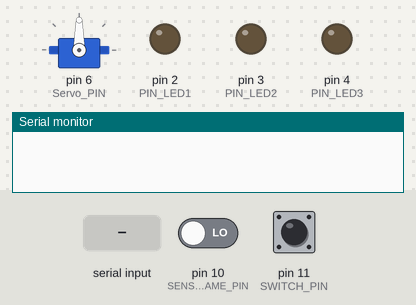
A sketch run on a simulated Arduino Uno, built with avr-gcc and run on an emulated ATmega328P. Parts: servo, output pins drawn as LEDs (lit = HIGH), the last lines printed to the serial monitor. Inputs (shaded band) come from the test bench; at power-on: pin 10 (SENSOR_FLAME_PIN) LOW, pin 11 (SWITCH_PIN) HIGH.

Above: at 1.2 s.
1.3 s: "func: motor_CLOSE\n" received over Serial
At 2.8 s:
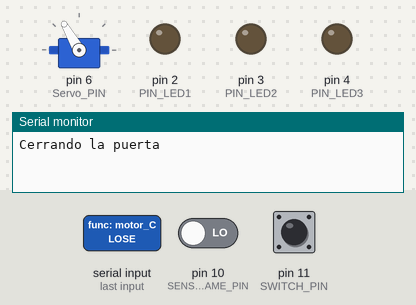
5.2 s: "func: motor_OPEN\n" received over Serial
At 6.0 s:
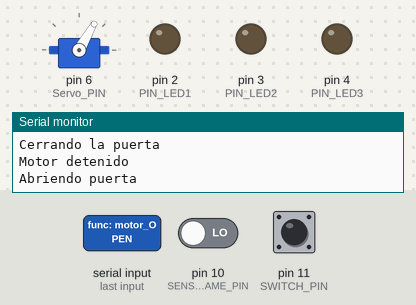
8.7 s: "func: luzsalaLED1_ON\n" received over Serial
At 10.0 s:
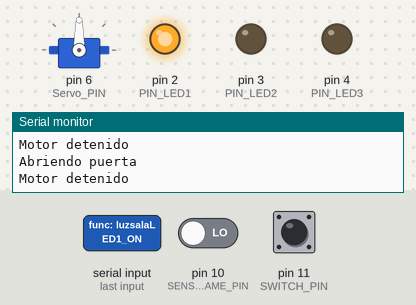
15.8 s: "func: motor_CLOSE\n" received over Serial
At 16.9 s:
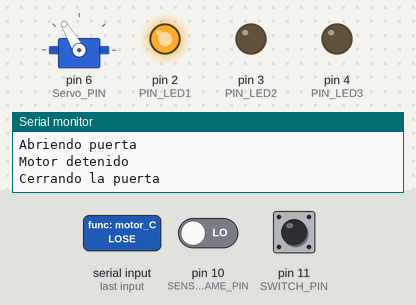
Timing chart, 0 to 19.7 s (numbered marks = the images above; inputs shaded):
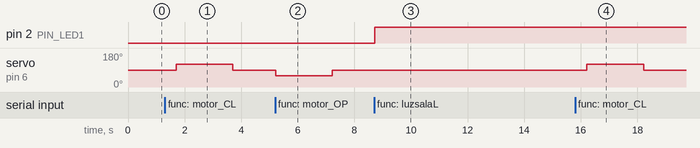

The sketch:

CasaModelo.ino
```cpp
#include <Servo.h>
#define PIN_LED1 2
#define PIN_LED2 3
#define PIN_LED3 4
#define SENSOR_FLAME_PIN 10
#define SWITCH_PIN 11  // Pin del switch de inclinación
#define Servo_PIN 6 //Pin del Servo Motor

// Variables de estado
String serverMessage;
bool flameSensor;
bool fire = false;
bool lastSwitchState = HIGH;  // Estado previo del switch
Servo motorServo;

void setup() {
  Serial.begin(9600);  // Iniciar comunicación serie

  // Configurar pines de los LEDs como salida
  pinMode(PIN_LED1, OUTPUT);
  pinMode(PIN_LED2, OUTPUT);
  pinMode(PIN_LED3, OUTPUT);
  pinMode(SENSOR_FLAME_PIN, INPUT);

  // Configurar el switch como entrada
  pinMode(SWITCH_PIN, INPUT);

  //Configuracion del Servo motor
  motorServo.attach(Servo_PIN);
  motorServo.write(90); // Iniciar detenido
}

void loop() {
  // Leer mensaje del servidor
  serverMessage = Serial.readStringUntil('\n');

  // Control de LEDs según el mensaje recibido
  if (serverMessage == "func: luzsalaLED1_ON") {
    digitalWrite(PIN_LED1, HIGH);
  } else if (serverMessage == "func: luzsalaLED1_OFF") {
    digitalWrite(PIN_LED1, LOW);
  } else if (serverMessage == "func: luzcuartoLED2_ON") {
    digitalWrite(PIN_LED2, HIGH);
  } else if (serverMessage == "func: luzcuartoLED2_OFF") {
    digitalWrite(PIN_LED2, LOW);
  } else if (serverMessage == "func: luzbañoLED3_ON") {
    digitalWrite(PIN_LED3, HIGH);
  } else if (serverMessage == "func: luzbañoLED3_OFF") {
    digitalWrite(PIN_LED3, LOW);
  }
  //Servo motor

  else if (serverMessage == "func: motor_CLOSE") {
    motorServo.write(120); // Gira en un sentido
    Serial.println("Cerrando la puerta");
    delay(2000); // Mantener el giro por 2 segundos
    motorServo.write(90); // Detener motor
    Serial.println("Motor detenido");
  } else if (serverMessage == "func: motor_OPEN") {
    motorServo.write(60); // Gira en el otro sentido
    Serial.println("Abriendo puerta");
    delay(2000); // Mantener el giro por 2 segundos
    motorServo.write(90); // Detener motor
    Serial.println("Motor detenido");
  }
  delay(500); // Pequeña pausa para evitar múltiples lecturas seguidas

  // Lectura del sensor de llama
  flameSensor = digitalRead(SENSOR_FLAME_PIN);
  if (flameSensor && !fire) {
    Serial.println("Llama detectada!");
    fire = true;
  }
  if (!flameSensor && fire) {
    Serial.println("Llama apagada!");
    fire = false;
  }

  // Lectura del switch de inclinación
  bool switchState = digitalRead(SWITCH_PIN);
  if (switchState != lastSwitchState) {  // Solo enviar mensaje si cambia el estado
    if (switchState == HIGH) {
      Serial.println("No hay inclinación (LOW)");
    } else {
      Serial.println("Inclinación detectada (HIGH)");
    }
    lastSwitchState = switchState;  // Actualizar estado previo
  }

  delay(200);


}
```

Measured:
- after the input at 1.3 s, servo on pin 6 (Servo_PIN): 90° → 120° after 0.40 s, → 90° 2.0 s later
- after the input at 5.2 s, servo on pin 6 (Servo_PIN): 90° → 60° at once, → 90° 2.0 s later
- after the input at 8.7 s, pin 2 (PIN_LED1): LOW → HIGH at once
- after the input at 15.8 s, servo on pin 6 (Servo_PIN): 90° → 120° after 0.42 s, → 90° 2.0 s later
